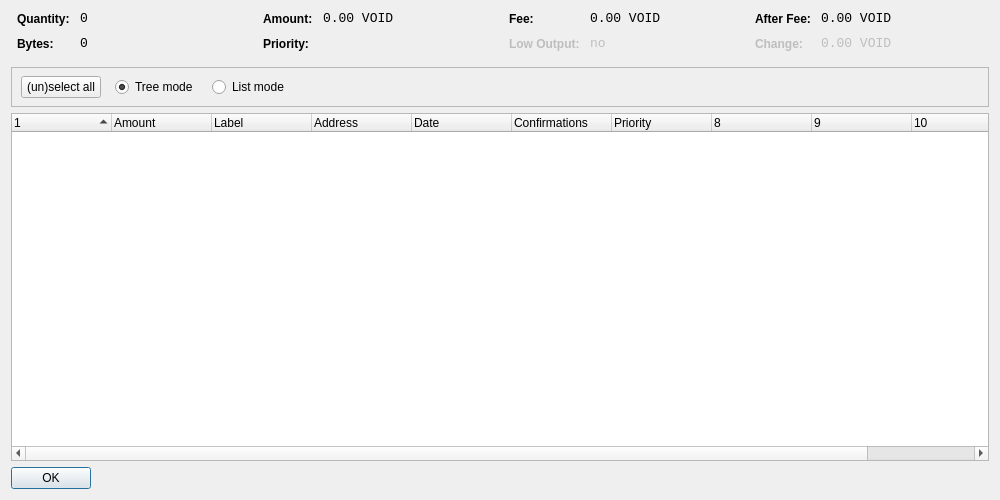
<?xml version="1.0" encoding="UTF-8"?>
<ui version="4.0">
 <class>CoinControlDialog</class>
 <widget class="QDialog" name="CoinControlDialog">
  <property name="geometry">
   <rect>
    <x>0</x>
    <y>0</y>
    <width>1000</width>
    <height>500</height>
   </rect>
  </property>
  <property name="windowTitle">
   <string>Coin Control</string>
  </property>
  <layout class="QVBoxLayout" name="verticalLayout">
   <item>
    <layout class="QHBoxLayout" name="horizontalLayoutTop" stretch="0,0,0,0">
     <property name="topMargin">
      <number>0</number>
     </property>
     <property name="bottomMargin">
      <number>10</number>
     </property>
     <item>
      <layout class="QFormLayout" name="formLayoutCoinControl1">
       <property name="horizontalSpacing">
        <number>10</number>
       </property>
       <property name="verticalSpacing">
        <number>10</number>
       </property>
       <property name="leftMargin">
        <number>6</number>
       </property>
       <property name="rightMargin">
        <number>6</number>
       </property>
       <item row="0" column="0">
        <widget class="QLabel" name="labelCoinControlQuantityText">
         <property name="styleSheet">
          <string notr="true">font-weight:bold;</string>
         </property>
         <property name="text">
          <string>Quantity:</string>
         </property>
        </widget>
       </item>
       <item row="0" column="1">
        <widget class="QLabel" name="labelCoinControlQuantity">
         <property name="font">
          <font>
           <family>Monospace</family>
           <pointsize>10</pointsize>
          </font>
         </property>
         <property name="cursor">
          <cursorShape>IBeamCursor</cursorShape>
         </property>
         <property name="contextMenuPolicy">
          <enum>Qt::ActionsContextMenu</enum>
         </property>
         <property name="text">
          <string notr="true">0</string>
         </property>
         <property name="textInteractionFlags">
          <set>Qt::LinksAccessibleByMouse|Qt::TextSelectableByKeyboard|Qt::TextSelectableByMouse</set>
         </property>
        </widget>
       </item>
       <item row="1" column="0">
        <widget class="QLabel" name="labelCoinControlBytesText">
         <property name="styleSheet">
          <string notr="true">font-weight:bold;</string>
         </property>
         <property name="text">
          <string>Bytes:</string>
         </property>
        </widget>
       </item>
       <item row="1" column="1">
        <widget class="QLabel" name="labelCoinControlBytes">
         <property name="font">
          <font>
           <family>Monospace</family>
           <pointsize>10</pointsize>
          </font>
         </property>
         <property name="cursor">
          <cursorShape>IBeamCursor</cursorShape>
         </property>
         <property name="contextMenuPolicy">
          <enum>Qt::ActionsContextMenu</enum>
         </property>
         <property name="text">
          <string notr="true">0</string>
         </property>
         <property name="textInteractionFlags">
          <set>Qt::LinksAccessibleByMouse|Qt::TextSelectableByKeyboard|Qt::TextSelectableByMouse</set>
         </property>
        </widget>
       </item>
      </layout>
     </item>
     <item>
      <layout class="QFormLayout" name="formLayoutCoinControl2">
       <property name="horizontalSpacing">
        <number>10</number>
       </property>
       <property name="verticalSpacing">
        <number>10</number>
       </property>
       <property name="leftMargin">
        <number>6</number>
       </property>
       <property name="rightMargin">
        <number>6</number>
       </property>
       <item row="0" column="0">
        <widget class="QLabel" name="labelCoinControlAmountText">
         <property name="styleSheet">
          <string notr="true">font-weight:bold;</string>
         </property>
         <property name="text">
          <string>Amount:</string>
         </property>
        </widget>
       </item>
       <item row="0" column="1">
        <widget class="QLabel" name="labelCoinControlAmount">
         <property name="font">
          <font>
           <family>Monospace</family>
           <pointsize>10</pointsize>
          </font>
         </property>
         <property name="cursor">
          <cursorShape>IBeamCursor</cursorShape>
         </property>
         <property name="contextMenuPolicy">
          <enum>Qt::ActionsContextMenu</enum>
         </property>
         <property name="text">
          <string notr="true">0.00 VOID</string>
         </property>
         <property name="textInteractionFlags">
          <set>Qt::LinksAccessibleByMouse|Qt::TextSelectableByKeyboard|Qt::TextSelectableByMouse</set>
         </property>
        </widget>
       </item>
       <item row="1" column="0">
        <widget class="QLabel" name="labelCoinControlPriorityText">
         <property name="styleSheet">
          <string notr="true">font-weight:bold;</string>
         </property>
         <property name="text">
          <string>Priority:</string>
         </property>
        </widget>
       </item>
       <item row="1" column="1">
        <widget class="QLabel" name="labelCoinControlPriority">
         <property name="font">
          <font>
           <family>Monospace</family>
           <pointsize>10</pointsize>
          </font>
         </property>
         <property name="cursor">
          <cursorShape>IBeamCursor</cursorShape>
         </property>
         <property name="contextMenuPolicy">
          <enum>Qt::ActionsContextMenu</enum>
         </property>
         <property name="text">
          <string/>
         </property>
         <property name="textInteractionFlags">
          <set>Qt::LinksAccessibleByMouse|Qt::TextSelectableByKeyboard|Qt::TextSelectableByMouse</set>
         </property>
        </widget>
       </item>
      </layout>
     </item>
     <item>
      <layout class="QFormLayout" name="formLayoutCoinControl3">
       <property name="horizontalSpacing">
        <number>10</number>
       </property>
       <property name="verticalSpacing">
        <number>10</number>
       </property>
       <property name="leftMargin">
        <number>6</number>
       </property>
       <property name="rightMargin">
        <number>6</number>
       </property>
       <item row="0" column="0">
        <widget class="QLabel" name="labelCoinControlFeeText">
         <property name="styleSheet">
          <string notr="true">font-weight:bold;</string>
         </property>
         <property name="text">
          <string>Fee:</string>
         </property>
        </widget>
       </item>
       <item row="0" column="1">
        <widget class="QLabel" name="labelCoinControlFee">
         <property name="font">
          <font>
           <family>Monospace</family>
           <pointsize>10</pointsize>
          </font>
         </property>
         <property name="cursor">
          <cursorShape>IBeamCursor</cursorShape>
         </property>
         <property name="contextMenuPolicy">
          <enum>Qt::ActionsContextMenu</enum>
         </property>
         <property name="text">
          <string notr="true">0.00 VOID</string>
         </property>
         <property name="textInteractionFlags">
          <set>Qt::LinksAccessibleByMouse|Qt::TextSelectableByKeyboard|Qt::TextSelectableByMouse</set>
         </property>
        </widget>
       </item>
       <item row="1" column="0">
        <widget class="QLabel" name="labelCoinControlLowOutputText">
         <property name="enabled">
          <bool>false</bool>
         </property>
         <property name="styleSheet">
          <string notr="true">font-weight:bold;</string>
         </property>
         <property name="text">
          <string>Low Output:</string>
         </property>
        </widget>
       </item>
       <item row="1" column="1">
        <widget class="QLabel" name="labelCoinControlLowOutput">
         <property name="enabled">
          <bool>false</bool>
         </property>
         <property name="font">
          <font>
           <family>Monospace</family>
           <pointsize>10</pointsize>
          </font>
         </property>
         <property name="cursor">
          <cursorShape>IBeamCursor</cursorShape>
         </property>
         <property name="contextMenuPolicy">
          <enum>Qt::ActionsContextMenu</enum>
         </property>
         <property name="text">
          <string notr="true">no</string>
         </property>
         <property name="textInteractionFlags">
          <set>Qt::LinksAccessibleByMouse|Qt::TextSelectableByKeyboard|Qt::TextSelectableByMouse</set>
         </property>
        </widget>
       </item>
      </layout>
     </item>
     <item>
      <layout class="QFormLayout" name="formLayoutCoinControl4">
       <property name="horizontalSpacing">
        <number>10</number>
       </property>
       <property name="verticalSpacing">
        <number>10</number>
       </property>
       <property name="leftMargin">
        <number>6</number>
       </property>
       <property name="rightMargin">
        <number>6</number>
       </property>
       <item row="0" column="0">
        <widget class="QLabel" name="labelCoinControlAfterFeeText">
         <property name="styleSheet">
          <string notr="true">font-weight:bold;</string>
         </property>
         <property name="text">
          <string>After Fee:</string>
         </property>
        </widget>
       </item>
       <item row="0" column="1">
        <widget class="QLabel" name="labelCoinControlAfterFee">
         <property name="font">
          <font>
           <family>Monospace</family>
           <pointsize>10</pointsize>
          </font>
         </property>
         <property name="cursor">
          <cursorShape>IBeamCursor</cursorShape>
         </property>
         <property name="contextMenuPolicy">
          <enum>Qt::ActionsContextMenu</enum>
         </property>
         <property name="text">
          <string notr="true">0.00 VOID</string>
         </property>
         <property name="textInteractionFlags">
          <set>Qt::LinksAccessibleByMouse|Qt::TextSelectableByKeyboard|Qt::TextSelectableByMouse</set>
         </property>
        </widget>
       </item>
       <item row="1" column="0">
        <widget class="QLabel" name="labelCoinControlChangeText">
         <property name="enabled">
          <bool>false</bool>
         </property>
         <property name="styleSheet">
          <string notr="true">font-weight:bold;</string>
         </property>
         <property name="text">
          <string>Change:</string>
         </property>
        </widget>
       </item>
       <item row="1" column="1">
        <widget class="QLabel" name="labelCoinControlChange">
         <property name="enabled">
          <bool>false</bool>
         </property>
         <property name="font">
          <font>
           <family>Monospace</family>
           <pointsize>10</pointsize>
          </font>
         </property>
         <property name="cursor">
          <cursorShape>IBeamCursor</cursorShape>
         </property>
         <property name="contextMenuPolicy">
          <enum>Qt::ActionsContextMenu</enum>
         </property>
         <property name="text">
          <string notr="true">0.00 VOID</string>
         </property>
         <property name="textInteractionFlags">
          <set>Qt::LinksAccessibleByMouse|Qt::TextSelectableByKeyboard|Qt::TextSelectableByMouse</set>
         </property>
        </widget>
       </item>
      </layout>
     </item>
    </layout>
   </item>
   <item>
    <widget class="QFrame" name="frame">
     <property name="minimumSize">
      <size>
       <width>0</width>
       <height>40</height>
      </size>
     </property>
     <property name="frameShape">
      <enum>QFrame::StyledPanel</enum>
     </property>
     <property name="frameShadow">
      <enum>QFrame::Sunken</enum>
     </property>
     <widget class="QWidget" name="horizontalLayoutWidget">
      <property name="geometry">
       <rect>
        <x>10</x>
        <y>0</y>
        <width>781</width>
        <height>41</height>
       </rect>
      </property>
      <layout class="QHBoxLayout" name="horizontalLayoutPanel" stretch="0,0,0,0,0">
       <property name="spacing">
        <number>14</number>
       </property>
       <item>
        <widget class="QPushButton" name="pushButtonSelectAll">
         <property name="sizePolicy">
          <sizepolicy hsizetype="Maximum" vsizetype="Fixed">
           <horstretch>0</horstretch>
           <verstretch>0</verstretch>
          </sizepolicy>
         </property>
         <property name="text">
          <string>(un)select all</string>
         </property>
        </widget>
       </item>
       <item>
        <widget class="QRadioButton" name="radioTreeMode">
         <property name="sizePolicy">
          <sizepolicy hsizetype="Maximum" vsizetype="Fixed">
           <horstretch>0</horstretch>
           <verstretch>0</verstretch>
          </sizepolicy>
         </property>
         <property name="text">
          <string>Tree mode</string>
         </property>
         <property name="checked">
          <bool>true</bool>
         </property>
        </widget>
       </item>
       <item>
        <widget class="QRadioButton" name="radioListMode">
         <property name="sizePolicy">
          <sizepolicy hsizetype="Maximum" vsizetype="Fixed">
           <horstretch>0</horstretch>
           <verstretch>0</verstretch>
          </sizepolicy>
         </property>
         <property name="text">
          <string>List mode</string>
         </property>
        </widget>
       </item>
       <item>
        <spacer name="horizontalSpacer">
         <property name="orientation">
          <enum>Qt::Horizontal</enum>
         </property>
         <property name="sizeHint" stdset="0">
          <size>
           <width>40</width>
           <height>20</height>
          </size>
         </property>
        </spacer>
       </item>
      </layout>
     </widget>
    </widget>
   </item>
   <item>
    <widget class="CoinControlTreeWidget" name="treeWidget">
     <property name="contextMenuPolicy">
      <enum>Qt::CustomContextMenu</enum>
     </property>
     <property name="sortingEnabled">
      <bool>false</bool>
     </property>
     <property name="columnCount">
      <number>11</number>
     </property>
     <attribute name="headerShowSortIndicator" stdset="0">
      <bool>true</bool>
     </attribute>
     <attribute name="headerStretchLastSection">
      <bool>false</bool>
     </attribute>
     <column>
      <property name="text">
       <string/>
      </property>
     </column>
     <column>
      <property name="text">
       <string>Amount</string>
      </property>
     </column>
     <column>
      <property name="text">
       <string>Label</string>
      </property>
     </column>
     <column>
      <property name="text">
       <string>Address</string>
      </property>
     </column>
     <column>
      <property name="text">
       <string>Date</string>
      </property>
     </column>
     <column>
      <property name="text">
       <string>Confirmations</string>
      </property>
      <property name="toolTip">
       <string>Confirmed</string>
      </property>
     </column>
     <column>
      <property name="text">
       <string>Priority</string>
      </property>
     </column>
     <column>
      <property name="text">
       <string/>
      </property>
     </column>
     <column>
      <property name="text">
       <string/>
      </property>
     </column>
     <column>
      <property name="text">
       <string/>
      </property>
     </column>
     <column>
      <property name="text">
       <string/>
      </property>
     </column>
    </widget>
   </item>
   <item>
    <widget class="QDialogButtonBox" name="buttonBox">
     <property name="sizePolicy">
      <sizepolicy hsizetype="Maximum" vsizetype="Fixed">
       <horstretch>0</horstretch>
       <verstretch>0</verstretch>
      </sizepolicy>
     </property>
     <property name="orientation">
      <enum>Qt::Horizontal</enum>
     </property>
     <property name="standardButtons">
      <set>QDialogButtonBox::Ok</set>
     </property>
    </widget>
   </item>
  </layout>
 </widget>
 <customwidgets>
  <customwidget>
   <class>CoinControlTreeWidget</class>
   <extends>QTreeWidget</extends>
   <header>coincontroltreewidget.h</header>
  </customwidget>
 </customwidgets>
 <resources/>
 <connections/>
</ui>
